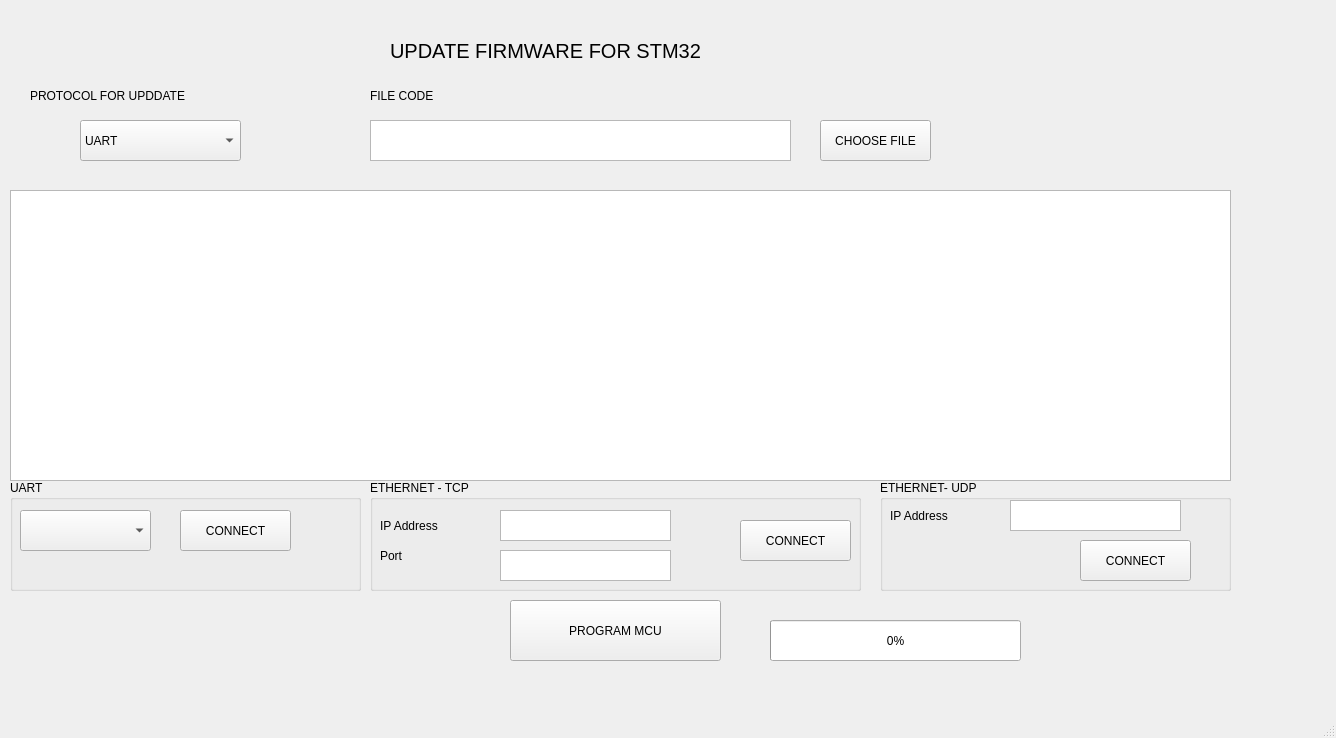
<?xml version="1.0" encoding="UTF-8"?>
<ui version="4.0">
 <class>MainWindow</class>
 <widget class="QMainWindow" name="MainWindow">
  <property name="geometry">
   <rect>
    <x>0</x>
    <y>0</y>
    <width>1336</width>
    <height>738</height>
   </rect>
  </property>
  <property name="windowTitle">
   <string>MainWindow</string>
  </property>
  <widget class="QWidget" name="centralwidget">
   <widget class="QLabel" name="label">
    <property name="geometry">
     <rect>
      <x>390</x>
      <y>20</y>
      <width>481</width>
      <height>61</height>
     </rect>
    </property>
    <property name="font">
     <font>
      <pointsize>15</pointsize>
     </font>
    </property>
    <property name="lineWidth">
     <number>6</number>
    </property>
    <property name="text">
     <string>UPDATE FIRMWARE FOR STM32</string>
    </property>
   </widget>
   <widget class="QLabel" name="label_2">
    <property name="geometry">
     <rect>
      <x>30</x>
      <y>70</y>
      <width>211</width>
      <height>51</height>
     </rect>
    </property>
    <property name="text">
     <string>PROTOCOL FOR UPDDATE</string>
    </property>
   </widget>
   <widget class="QComboBox" name="boxMethod">
    <property name="geometry">
     <rect>
      <x>80</x>
      <y>120</y>
      <width>161</width>
      <height>41</height>
     </rect>
    </property>
    <item>
     <property name="text">
      <string>UART</string>
     </property>
    </item>
    <item>
     <property name="text">
      <string>TCP</string>
     </property>
    </item>
    <item>
     <property name="text">
      <string>UDP</string>
     </property>
    </item>
   </widget>
   <widget class="QGroupBox" name="groupBox">
    <property name="geometry">
     <rect>
      <x>10</x>
      <y>480</y>
      <width>351</width>
      <height>111</height>
     </rect>
    </property>
    <property name="title">
     <string>UART</string>
    </property>
    <widget class="QComboBox" name="cbBoxUART">
     <property name="geometry">
      <rect>
       <x>10</x>
       <y>30</y>
       <width>131</width>
       <height>41</height>
      </rect>
     </property>
    </widget>
    <widget class="QPushButton" name="bttCnUART">
     <property name="geometry">
      <rect>
       <x>170</x>
       <y>30</y>
       <width>111</width>
       <height>41</height>
      </rect>
     </property>
     <property name="text">
      <string>CONNECT</string>
     </property>
    </widget>
   </widget>
   <widget class="QGroupBox" name="groupBox_2">
    <property name="geometry">
     <rect>
      <x>370</x>
      <y>480</y>
      <width>491</width>
      <height>111</height>
     </rect>
    </property>
    <property name="title">
     <string>ETHERNET - TCP</string>
    </property>
    <widget class="QPushButton" name="bttCnTCP">
     <property name="geometry">
      <rect>
       <x>370</x>
       <y>40</y>
       <width>111</width>
       <height>41</height>
      </rect>
     </property>
     <property name="text">
      <string>CONNECT</string>
     </property>
    </widget>
    <widget class="QTextEdit" name="tEIPTCP">
     <property name="geometry">
      <rect>
       <x>130</x>
       <y>30</y>
       <width>171</width>
       <height>31</height>
      </rect>
     </property>
    </widget>
    <widget class="QLabel" name="label_4">
     <property name="geometry">
      <rect>
       <x>10</x>
       <y>30</y>
       <width>91</width>
       <height>31</height>
      </rect>
     </property>
     <property name="text">
      <string>IP Address</string>
     </property>
    </widget>
    <widget class="QTextEdit" name="tEPortTCP">
     <property name="geometry">
      <rect>
       <x>130</x>
       <y>70</y>
       <width>171</width>
       <height>31</height>
      </rect>
     </property>
    </widget>
    <widget class="QLabel" name="label_5">
     <property name="geometry">
      <rect>
       <x>10</x>
       <y>60</y>
       <width>91</width>
       <height>31</height>
      </rect>
     </property>
     <property name="text">
      <string>Port</string>
     </property>
    </widget>
   </widget>
   <widget class="QGroupBox" name="groupBox_3">
    <property name="geometry">
     <rect>
      <x>880</x>
      <y>480</y>
      <width>351</width>
      <height>111</height>
     </rect>
    </property>
    <property name="title">
     <string>ETHERNET- UDP</string>
    </property>
    <widget class="QLabel" name="label_6">
     <property name="geometry">
      <rect>
       <x>10</x>
       <y>20</y>
       <width>91</width>
       <height>31</height>
      </rect>
     </property>
     <property name="text">
      <string>IP Address</string>
     </property>
    </widget>
    <widget class="QTextEdit" name="tEIPUDP">
     <property name="geometry">
      <rect>
       <x>130</x>
       <y>20</y>
       <width>171</width>
       <height>31</height>
      </rect>
     </property>
    </widget>
    <widget class="QPushButton" name="bttCnUDP">
     <property name="geometry">
      <rect>
       <x>200</x>
       <y>60</y>
       <width>111</width>
       <height>41</height>
      </rect>
     </property>
     <property name="text">
      <string>CONNECT</string>
     </property>
    </widget>
   </widget>
   <widget class="QLabel" name="label_3">
    <property name="geometry">
     <rect>
      <x>370</x>
      <y>80</y>
      <width>111</width>
      <height>31</height>
     </rect>
    </property>
    <property name="text">
     <string>FILE CODE</string>
    </property>
   </widget>
   <widget class="QPlainTextEdit" name="plTextFile">
    <property name="geometry">
     <rect>
      <x>370</x>
      <y>120</y>
      <width>421</width>
      <height>41</height>
     </rect>
    </property>
   </widget>
   <widget class="QPushButton" name="bttFile">
    <property name="geometry">
     <rect>
      <x>820</x>
      <y>120</y>
      <width>111</width>
      <height>41</height>
     </rect>
    </property>
    <property name="text">
     <string>CHOOSE FILE</string>
    </property>
   </widget>
   <widget class="QPushButton" name="pushButton_2">
    <property name="geometry">
     <rect>
      <x>510</x>
      <y>600</y>
      <width>211</width>
      <height>61</height>
     </rect>
    </property>
    <property name="text">
     <string>PROGRAM MCU</string>
    </property>
   </widget>
   <widget class="QProgressBar" name="progressBar">
    <property name="geometry">
     <rect>
      <x>770</x>
      <y>620</y>
      <width>251</width>
      <height>41</height>
     </rect>
    </property>
    <property name="value">
     <number>0</number>
    </property>
   </widget>
   <widget class="QPlainTextEdit" name="plTextCode">
    <property name="geometry">
     <rect>
      <x>10</x>
      <y>190</y>
      <width>1221</width>
      <height>291</height>
     </rect>
    </property>
   </widget>
  </widget>
  <widget class="QStatusBar" name="statusbar"/>
  <widget class="QMenuBar" name="menubar">
   <property name="geometry">
    <rect>
     <x>0</x>
     <y>0</y>
     <width>1336</width>
     <height>26</height>
    </rect>
   </property>
  </widget>
 </widget>
 <resources/>
 <connections/>
</ui>
